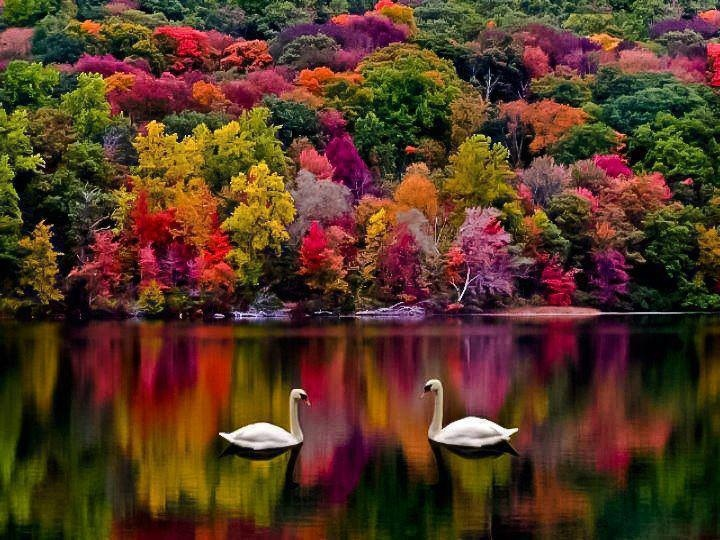
#> input picture assets/Autumn.jpg, 720 x 540 px
$ python gradient.py   (older library calls are emulated)
#> lines starting #> are read from the running program, lines starting #| are printed output that depends on the picture
import cv2
import numpy as np
from matplotlib import pyplot as plt

img = cv2.imread('../assets/Autumn.jpg',0)
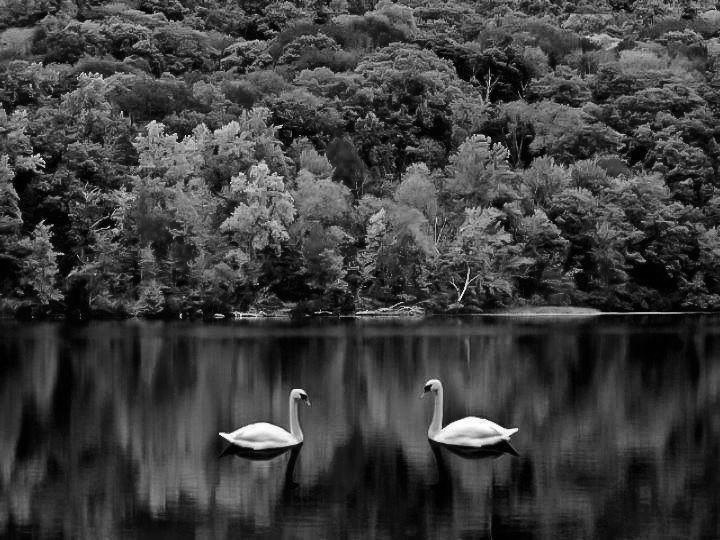
#> img: shape (540, 720); min 0, max 255, mean 61.4

# Output dtype = cv2.CV_8U
sobelx8u = cv2.Sobel(img,cv2.CV_8U,1,0,ksize=5)
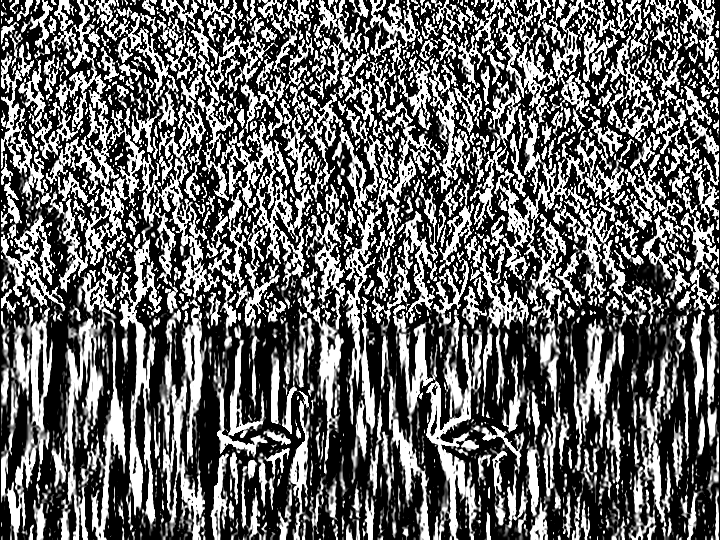
#> sobelx8u: shape (540, 720); min 0, max 255, mean 101.7

# Output dtype = cv2.CV_64F. Then take its absolute and convert to cv2.CV_8U
sobelx64f = cv2.Sobel(img,cv2.CV_64F,1,0,ksize=5)
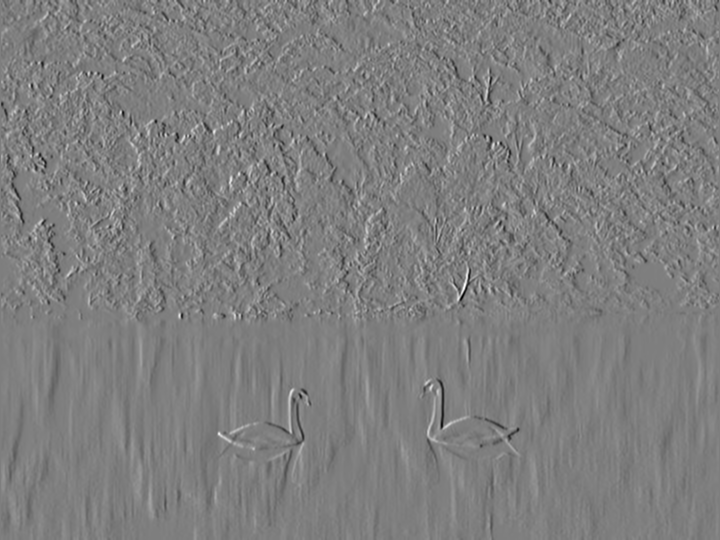
#> sobelx64f: shape (540, 720) float64; min -8811, max 8909, mean -0.8; drawn with min black and max white
abs_sobel64f = np.absolute(sobelx64f)
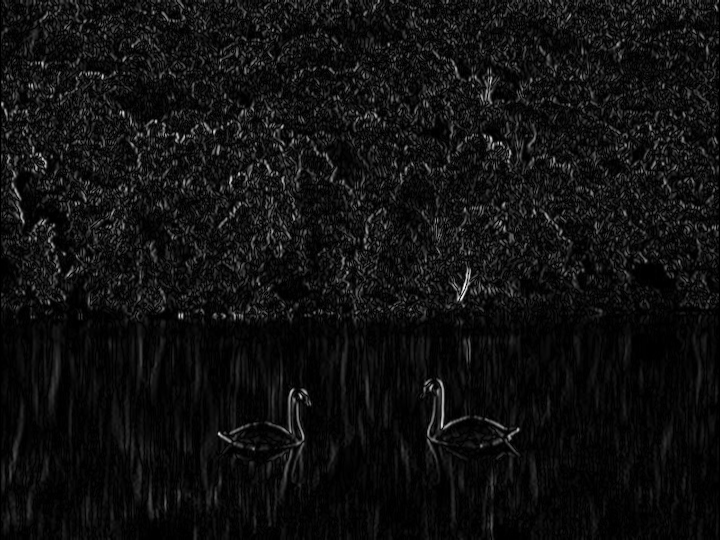
#> abs_sobel64f: shape (540, 720) float64; min 0, max 8909, mean 584.7; drawn with min black and max white
sobel_8u = np.uint8(abs_sobel64f)
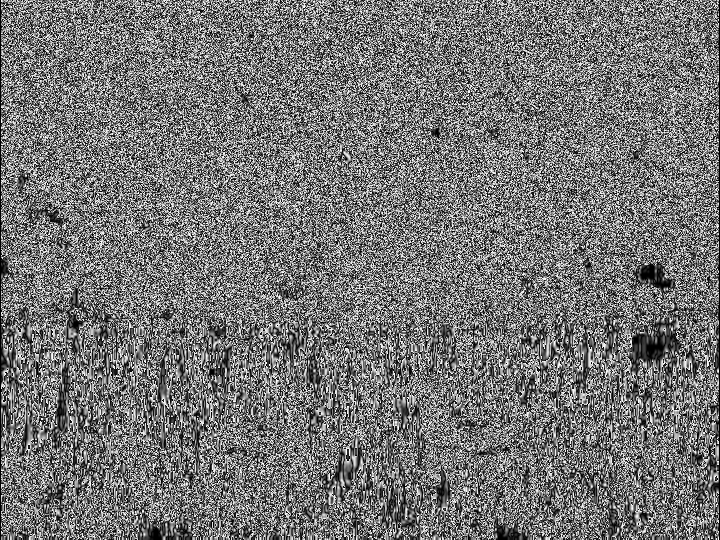
#> sobel_8u: shape (540, 720); min 0, max 255, mean 116.7

plt.subplot(1,3,1),plt.imshow(img,cmap = 'gray')
plt.title('Original'), plt.xticks([]), plt.yticks([])
plt.subplot(1,3,2),plt.imshow(sobelx8u,cmap = 'gray')
plt.title('Sobel CV_8U'), plt.xticks([]), plt.yticks([])
plt.subplot(1,3,3),plt.imshow(sobel_8u,cmap = 'gray')
plt.title('Sobel abs(CV_64F)'), plt.xticks([]), plt.yticks([])

plt.show()
